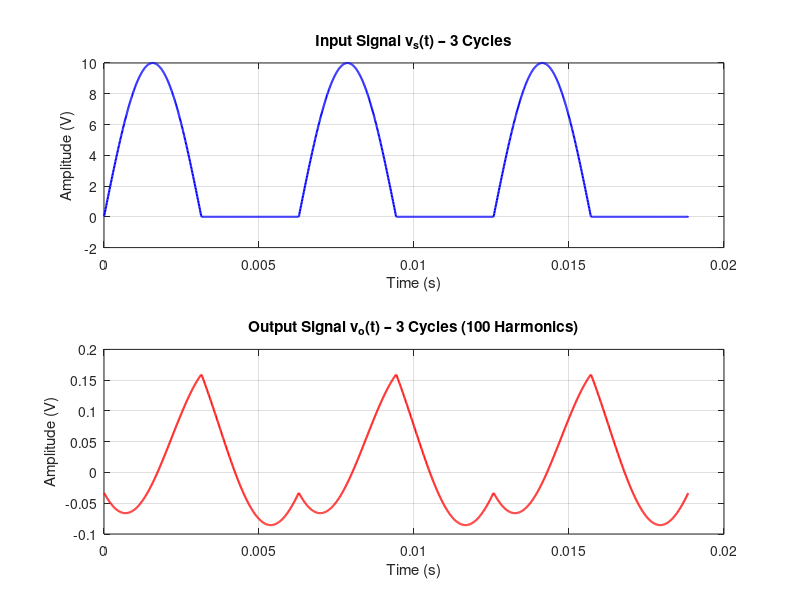

Write the MATLAB code that produced this figure.
clc; clear; close all;

% --- Input Signal Parameters ---
A = 10;
T = 2*pi*1e-3;               % 2π ms = 6.28 ms
f0 = 1/T;                    % ≈ 159 Hz
w0 = 2*pi*f0;

% --- Original Component Values ---
R1 = 1e3;                    % 1k Ohm
R2 = 20;                     % 20 Ohm
C1 = 5e-6;                   % 5 uF
C2 = 25e-9;                  % 25 nF

% --- Time Vector ---
t = linspace(0, 3*T, 2000);

% --- Initialize Signals ---
vs = (A/pi)*ones(size(t)) + (A/2)*sin(w0*t);  % Start with DC + sin
vo = zeros(size(t));                          % Output signal (DC is blocked)

% --- First Harmonic (sin) ---
w1 = w0;
H1 = (-1j*w1/(R1*C2)) / ((1j*w1 + 1/(R1*C1)) * (1j*w1 + 1/(R2*C2)));
vo = vo + real(H1 * (A/2) * exp(1j*w1*t));

% --- Add Cosine Harmonics (even n only, up to 100) ---
for n = 2:2:100
    wn = n * w0;
    An = (2*A) / (pi * (1 - n^2));
    Hn = (-1j*wn/(R1*C2)) / ((1j*wn + 1/(R1*C1)) * (1j*wn + 1/(R2*C2)));
    vs = vs + An * cos(wn*t);
    vo = vo + real(Hn * An * exp(1j*wn*t));
end

% --- Plot ---
figure;

subplot(2,1,1);
plot(t, vs, 'b', 'LineWidth', 1.5);
xlabel('Time (s)');
ylabel('Amplitude (V)');
title('Input Signal v_s(t) – 3 Cycles');
grid on;

subplot(2,1,2);
plot(t, vo, 'r', 'LineWidth', 1.5);
xlabel('Time (s)');
ylabel('Amplitude (V)');
title('Output Signal v_o(t) – 3 Cycles (100 Harmonics)');
grid on;
